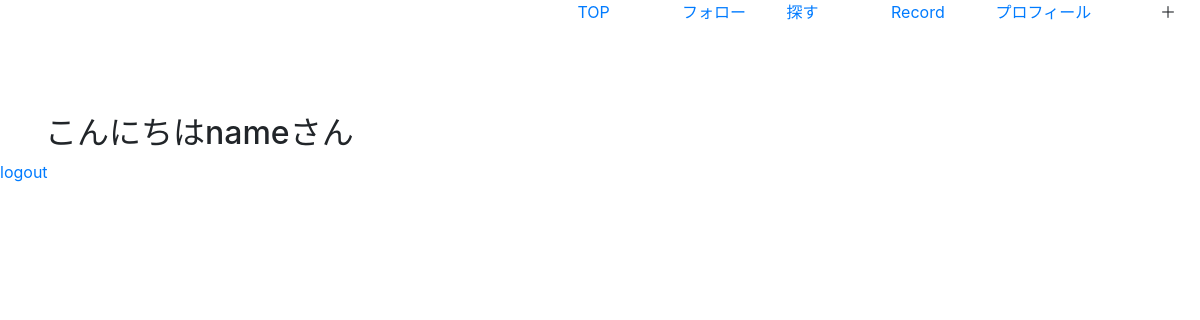
Before: /input.php (signed in) with the older database file.
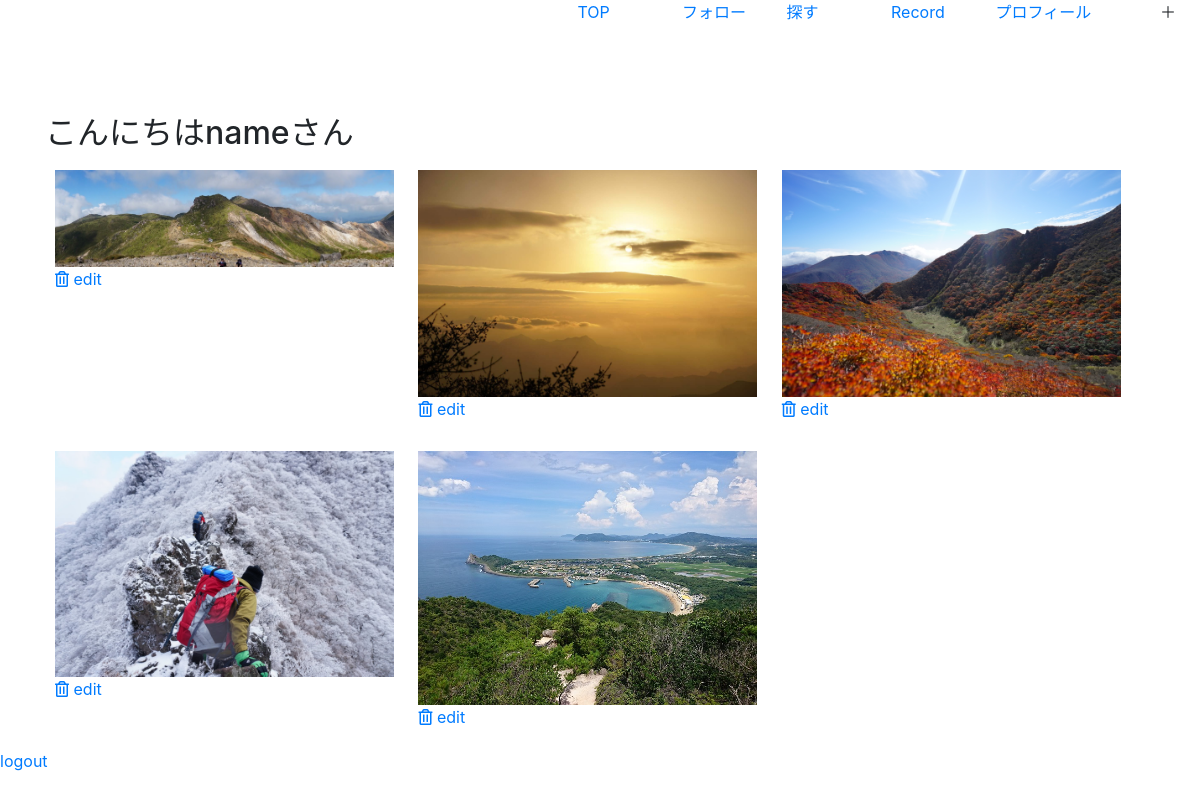
After: the same page with the newer database file.
### tables this page shows
CREATE TABLE `users_table` (
  `id` int(12) NOT NULL,
  `username` varchar(128) NOT NULL,
  `password` varchar(128) NOT NULL,
  `is_admin` int(1) NOT NULL,
  `is_deleted` int(1) NOT NULL,
  `created_at` datetime NOT NULL,
  `updated_at` datetime NOT NULL,
  `user_image` varchar(256) NOT NULL
);

CREATE TABLE `tozan_record_table` (
  `image_id` int(11) NOT NULL,
  `user_id` int(12) NOT NULL,
  `image_name` varchar(256) NOT NULL,
  `created_at` datetime NOT NULL,
  `name` varchar(255) NOT NULL,
  `date` date DEFAULT NULL,
  `time` time NOT NULL,
  `distance` int(11) NOT NULL,
  `maximumAltitude` int(11) NOT NULL
);

### input.php (the view, shortened to what this page needs)
<?php
$pdo = connect_to_db();
$user_id = $_SESSION["user_id"];
if ($_SERVER['REQUEST_METHOD'] != 'POST') {
  $sql = 'SELECT * FROM tozan_record_table WHERE user_id=:user_id ORDER BY created_at DESC';
  $stmt = $pdo->prepare($sql);
  $stmt->bindValue(':user_id', $user_id, PDO::PARAM_INT);
  $stmt->execute();
  $records = $stmt->fetchAll();
  $sql = 'SELECT * FROM users_table
WHERE id=:user_id ';
  $stmt = $pdo->prepare($sql);
  $stmt->bindValue(':user_id', $user_id, PDO::PARAM_INT);
  $stmt->execute();
  $status = $stmt->fetch();
} else {
  exit();
}
?>
<!DOCTYPE html>
<html lang="ja">
<head>
  <!DOCTYPE html>
  <html lang="ja">
  <link rel="stylesheet" href="css/panel-btn-icon.css">
  <link rel="stylesheet" href="css/panel-menu.css">
  <link rel="stylesheet" href="css/styles.css">
  <link rel="stylesheet" href="https://stackpath.bootstrapcdn.com/bootstrap/4.3.1/css/bootstrap.min.css">
  <link rel="stylesheet" href="https://use.fontawesome.com/releases/v5.7.2/css/all.css">
</head>
<body>
  <div id="navbar">
    <ul>
      <li><a href="input.php">TOP</a></li>
      <li><a href="follow_page.php">フォロー</a></li>
      <li><a href="find_page.php">探す</a></li>
      <li><a href="data.php">Record</a></li>
      <li><a href="profile_edit.php">プロフィール</a></li>
      <li><a id="panel-btn" style="display:block;">＋</a></li>
    </ul>
  </div>
  <div class="container mt-5">
    <h2>こんにちは<?php echo ($status['username']); ?>さん</h2>
    <?php for ($i = 0; $i < count($records); $i++) : ?>
      <div class="thumbnail">
        <a class="modal-btn">
          <img src="images/<?php echo $records[$i]['image_name']; ?>" data-id="<?= $records[$i]['image_id'] ?>" width="100%" height="auto" class="mr-3">
        </a>
        <div class="media-body">
          <a href="javascript:void(0);" onclick="var ok = confirm('削除しますか？'); if (ok) location.href='execution.php/delete.php?id=<?= $records[$i]['image_id']; ?>'">
            <i class="far fa-trash-alt"></i> </a>
          <a href="edit.php?id=<?= $records[$i]["image_id"]; ?>">edit</a>
        </div>
      </div>
    <?php endfor; ?>
  </div>
  <a href="execution.php/logout.php">logout</a>
</body>
</html>

### css/styles.css (style rules this page uses)
#navbar { display: flex; justify-content: flex-end; }
#navbar li { display: inline-block; width: 100px; height: 50px; }

### input.php (style rules this page uses)
.thumbnail { width: 32.3333%; display: inline-block; vertical-align: top; margin-bottom: 10px; padding: 10px; box-sizing: border-box; }

Changed rows visible on the page:
added tozan_record_table: image_name (picture)
added tozan_record_table: image_name (picture)
added tozan_record_table: image_name (picture)
added tozan_record_table: image_name (picture)
added tozan_record_table: image_name (picture)
